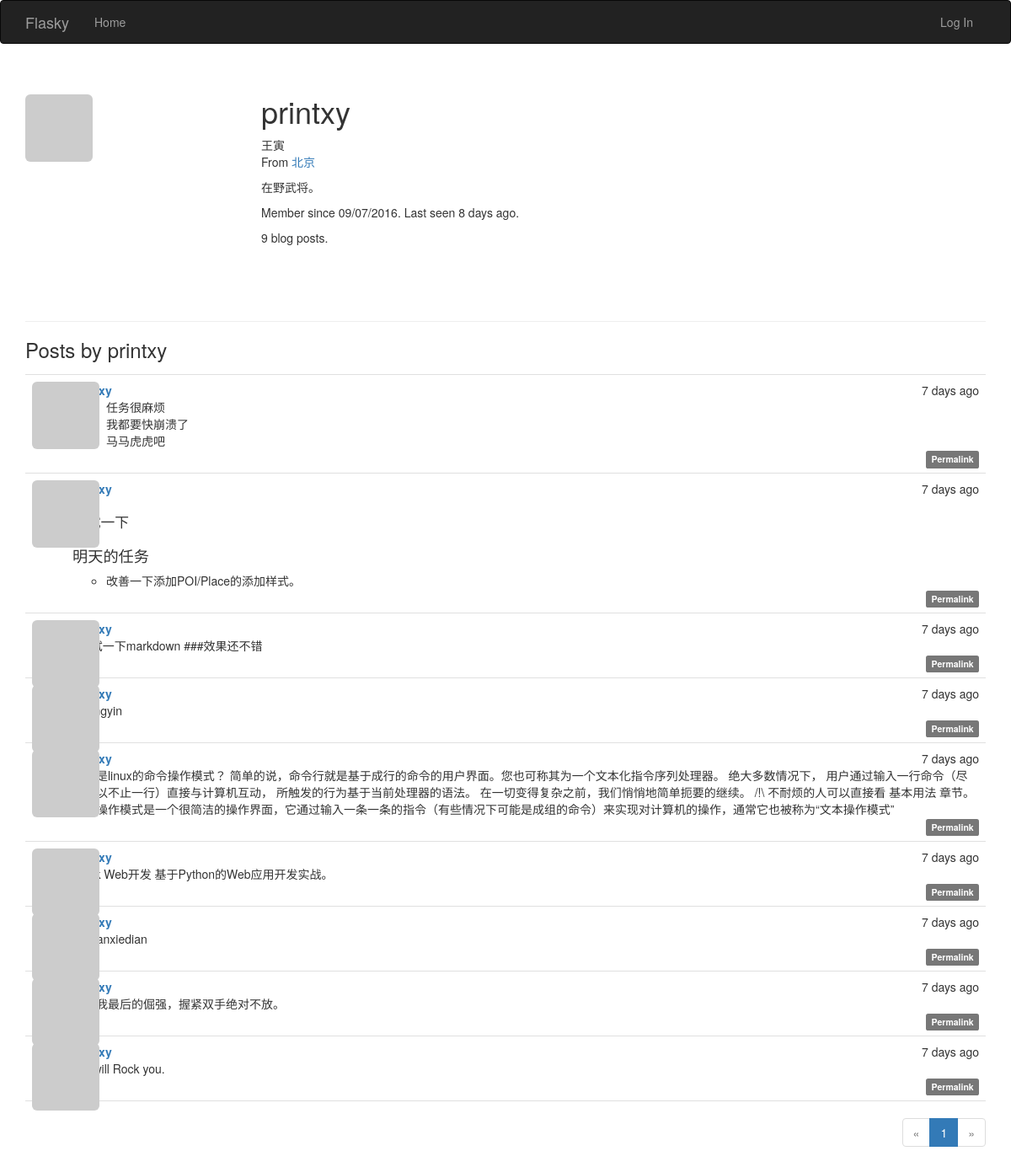
Page /user/printxy on the earlier database version.
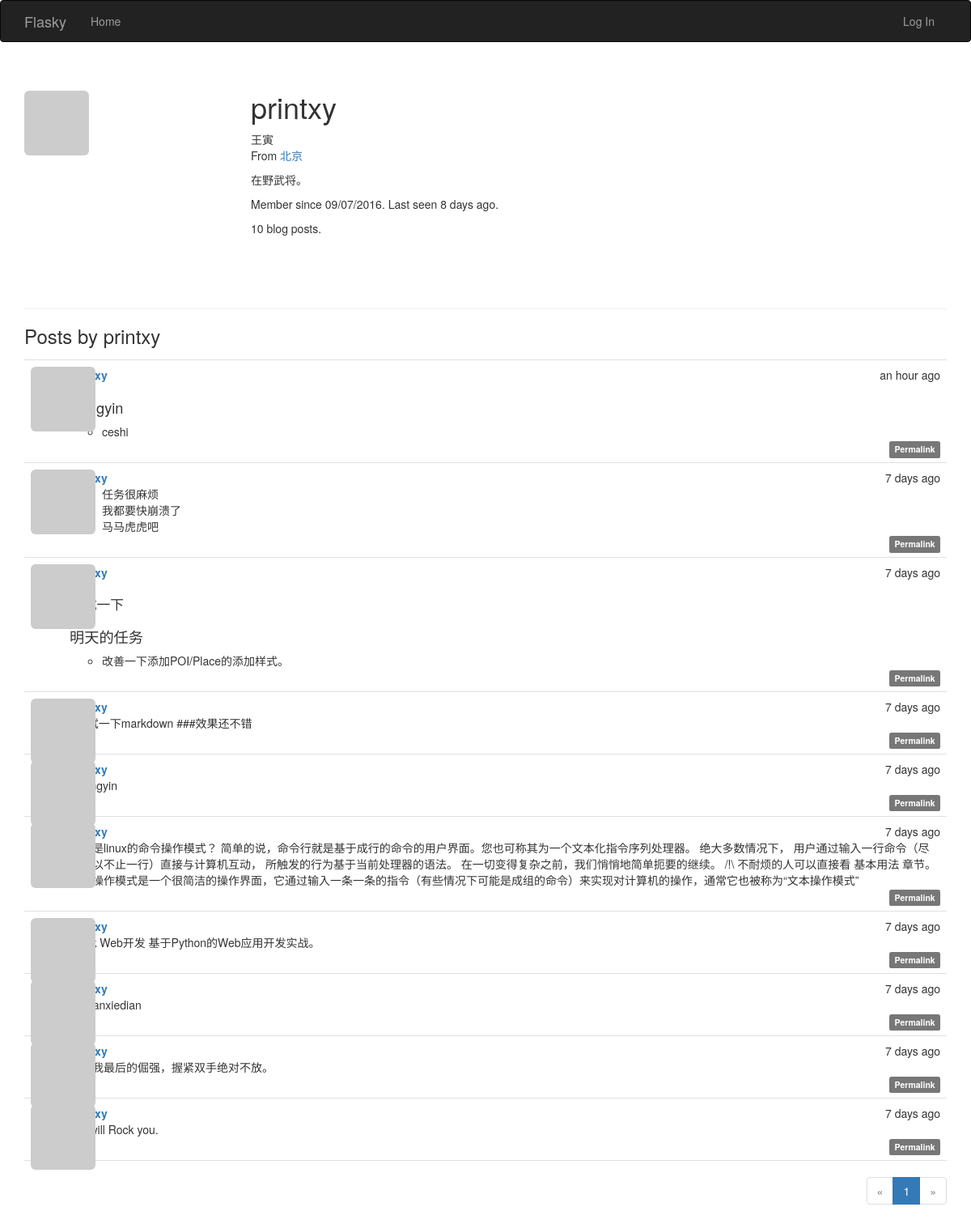
Same page on the later database version.
### app/models.py (models this page shows, shortened)
class User(UserMixin, db.Model):
    __tablename__ = 'users'
    id = db.Column(db.Integer, primary_key=True)
    email = db.Column(db.String(64), unique=True, index=True)
    username = db.Column(db.String(64), unique=True, index=True)
    role_id = db.Column(db.Integer, db.ForeignKey('roles.id'))
    password_hash = db.Column(db.String(128))
    confirmed = db.Column(db.Boolean, default=False)
    name = db.Column(db.String(64))
    location = db.Column(db.String(64))
    about_me = db.Column(db.Text())
    member_since = db.Column(db.DateTime(), default=datetime.utcnow)
    last_seen = db.Column(db.DateTime(), default=datetime.utcnow)
    avatar_hash = db.Column(db.String(32))
    posts = db.relationship('Post', backref='author', lazy='dynamic')
    @property
    def password(self):
        raise AttributeError('password is not a readable attribute')
    def gravatar(self, size=100, default='identicon', rating='g'):
        if request.is_secure:
            url = 'https://secure.gravatar.com/avatar'
        else:
            url = 'http://www.gravatar.com/avatar'
        hash = self.avatar_hash or hashlib.md5(
            self.email.encode('utf-8')).hexdigest()
        return '{url}/{hash}?s={size}&d={default}&r={rating}'.format(
            url=url, hash=hash, size=size, default=default, rating=rating)

class Post(db.Model):
    __tablename__ = 'posts'
    id = db.Column(db.Integer, primary_key=True)
    body = db.Column(db.Text)
    body_html = db.Column(db.Text)
    timestamp = db.Column(db.DateTime, index=True, default=datetime.utcnow)
    author_id = db.Column(db.Integer, db.ForeignKey('users.id'))

### app/main/views.py (the view)
@main.route('/user/<username>')
def user(username):
    user = User.query.filter_by(username=username).first_or_404()
    page = request.args.get('page', 1, type=int)
    pagination = user.posts.order_by(Post.timestamp.desc()).paginate(
        page, per_page=current_app.config['FLASKY_POSTS_PER_PAGE'],
        error_out=False)
    posts = pagination.items
    return render_template('user.html', user=user, posts=posts,
                            pagination=pagination)

### app/auth/views.py (called while the page is built)
@auth.before_app_request
def before_request():
    if current_user.is_authenticated:
        current_user.ping
        if not current_user.confirmed \
                and request.endpoint[:5] != 'auth.' \
                and request.endpoint != 'static':
            return redirect(url_for('auth.unconfirmed'))

### app/main/__init__.py (called while the page is built)
@main.app_context_processor
def inject_permissions():
	return dict(Permission=Permission)

### app/models.py (called while the page is built)
    def is_administrator(self):
        return False

### app/templates/user.html (shortened to what this page needs)
{% extends "base.html" %}
{% import "_macros.html" as macros %}
{% block page_content %}
<div class="page-header">
    <img class="img-rounded profile-thumbnail" src="{{ user.gravatar(size=256) }}">
    <div class="profile-header">
        <h1>{{ user.username }}</h1>
        {% if user.name or user.location %}
        <p>
            {% if user.name %}{{ user.name }}<br>{% endif %}
            {% if user.location %}
                From <a href="http://map.baidu.com/?q={{ user.location }}">{{ user.location }}</a><br>
            {% endif %}
        </p>
        {% endif %}
        {% if user.about_me %}<p>{{ user.about_me }}</p>{% endif %}
        <p>Member since {{ moment(user.member_since).format('L') }}. Last seen {{ moment(user.last_seen).fromNow() }}.</p>
        <p>{{ user.posts.count() }} blog posts.</p>
    </div>
</div>
<h3>Posts by {{ user.username }}</h3>
{% include '_posts.html' %}
{% if pagination %}
<div class="pagination">
    {{ macros.pagination_widget(pagination, '.user', username=user.username) }}
</div>
{% endif %}
{% endblock %}

### app/templates/base.html (shortened to what this page needs)
{% extends "bootstrap/base.html" %}
{% block head %}
{{ super() }}
<link rel="stylesheet" type="text/css" href="{{ url_for('static', filename='styles.css') }}">
{% endblock %}
{% block navbar %}
<div class="navbar navbar-inverse" role="navigation">
    <div class="container">
        <div class="navbar-header">
            <a class="navbar-brand" href="{{ url_for('main.index') }}">Flasky</a>
        </div>
        <div class="navbar-collapse collapse">
            <ul class="nav navbar-nav">
                <li><a href="{{ url_for('main.index') }}">Home</a></li>
            </ul>
            <ul class="nav navbar-nav navbar-right">
                {% if current_user.is_authenticated %}
                <li class="dropdown">
                    <a href="#" class="dropdown-toggle" data-toggle="dropdown">
                        <img src="{{ current_user.gravatar(size=18) }}">
                        Account <b class="caret"></b>
                    </a>
                    <ul class="dropdown-menu">
                        <li><a href="{{ url_for('auth.change_password') }}">Change Password</a></li>
                        <li><a href="{{ url_for('auth.change_email_request') }}">Change Email</a></li>
                        <li><a href="{{ url_for('auth.logout') }}">Log Out</a></li>
                    </ul>
                </li>
                {% else %}
                <li><a href="{{ url_for('auth.login') }}">Log In</a></li>
                {% endif %}
            </ul>
        </div>
    </div>
</div>
{% endblock %}
{% block content %}
<div class="container">
    {% block page_content %}{% endblock %}
</div>
{% endblock %}

### app/templates/_macros.html
{% macro pagination_widget(pagination, endpoint) %}
<ul class="pagination">
    <li{% if not pagination.has_prev %} class="disabled"{% endif %}>
        <a href="{% if pagination.has_prev %}{{ url_for(endpoint, page=pagination.prev_num, **kwargs) }}{% else %}#{% endif %}">
            &laquo;
        </a>
    </li>
    {% for p in pagination.iter_pages() %}
        {% if p %}
            {% if p == pagination.page %}
            <li class="active">
                <a href="{{ url_for(endpoint, page = p, **kwargs) }}">{{ p }}</a>
            </li>
            {% else %}
            <li>
                <a href="{{ url_for(endpoint, page = p, **kwargs) }}">{{ p }}</a>
            </li>
            {% endif %}
        {% else %}
        <li class="disabled"><a href="#">&hellip;</a></li>
        {% endif %}
    {% endfor %}
    <li{% if not pagination.has_next %} class="disabled"{% endif %}>
        <a href="{% if pagination.has_next %}{{ url_for(endpoint, page=pagination.next_num, **kwargs) }}{% else %}#{% endif %}">
            &raquo;
        </a>
    </li>
</ul>
{% endmacro %}

### app/templates/_posts.html
<ul class="posts">
    {% for post in posts %}
    <li class="post">
        <div class="post-thumbnail">
            <a href="{{ url_for('.user', username=post.author.username) }}">
                <img class="img-rounded profile-thumbnail" src="{{ post.author.gravatar(size=40) }}">
            </a>
        </div>
        <div class="post-content">
            <div class="post-date">{{ moment(post.timestamp).fromNow() }}</div>
            <div class="post-author"><a href="{{ url_for('.user', username=post.author.username) }}">{{ post.author.username }}</a></div>
            <div class="post-body">
                {% if post.body_html %}
                    {{ post.body_html | safe }}
                {% else %}
                    {{ post.body }}
                {% endif %}
            </div>
            <div class="post-footer">
                <a href="{{ url_for('.post', id=post.id) }}">
                    <span class="label label-default">Permalink</span>
                </a>
            </div>
        </div>
    </li>
    {% endfor %}
</ul>

### app/static/styles.css (style rules this page uses)
.profile-thumbnail { position: absolute; }
.profile-header { min-height: 260px; margin-left: 280px; }
ul.posts { list-style-type: none; padding: 0px; margin: 16px 0px 0px 0px; border-top: 1px solid #e0e0e0; }
ul.posts li.post { padding: 8px; border-bottom: 1px solid #e0e0e0; }
div.post-date { float: right; }
div.post-author { font-weight: bold; }
div.post-thumbnail { position: absolute; }
div.post-content { margin-left: 48px; min-height: 48px; }
div.post-footer { text-align: right; }
div.pagination { width: 100%; text-align: right; padding: 0px; margin: 0px; }
.post-body h2 { font-size: 130%; }
.post-body h3 { font-size: 120%; }

Differences in the rows shown:
added Post: timestamp "an hour ago", body_html "wangyin ceshi"
Other differences:
{{ user.posts.count() }}: "9" → "10"
